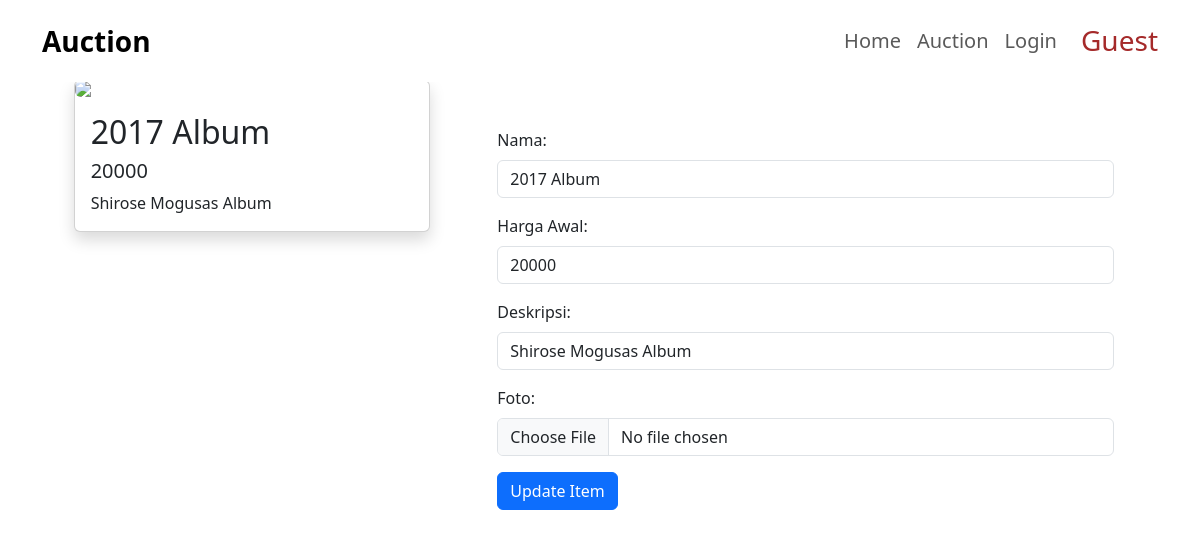
/details_publisher_item.php?id_item=2, run on the app's committed database.
### tables this page shows
CREATE TABLE `item` (
  `id` int(10) NOT NULL,
  `id_publisher` int(11) NOT NULL,
  `name` varchar(70) NOT NULL,
  `startprice` int(30) NOT NULL,
  `cover` longblob DEFAULT NULL,
  `covertype` varchar(255) NOT NULL,
  `deskripsi` text DEFAULT NULL,
  `status` enum('Pending','Approved','Cancelled','Auctioned','Sold') NOT NULL
);

### details_publisher_item.php (the view, shortened to what this page needs)
<?php
include "header.php";
include "koneksi.php";
$item_id = $_SESSION['item_id'];
$qry_detail_item = mysqli_query($conn, "select * from item where id = '" . $item_id . "'");
$dt_item = mysqli_fetch_array($qry_detail_item);
?>
<div class="container" style="margin-top: 5rem;">
    <div class="row justify-content-evenly">
        <div class="col-md-4">
            <div class="card shadow">
            <img src="display_image.php?image_id=<?php echo $dt_item['id']; ?>" class="rounded w-100" />
                <div class="card-body">
                    <h2 class="card-title">
                        <?= $dt_item['name'] ?>
                    </h2>
                    <h5 class="card-title">
                        <?= $dt_item['startprice'] ?>
                    </h5>
                    <p class="card-text">
                        <?= $dt_item['deskripsi'] ?>
                    </p>
                </div>
            </div>
        </div>
        <div class="col-md-7">
            <div class="container mt-5">
                <form id="myForm" enctype="multipart/form-data" method="post" action="proses_update_details.php">
                    <div class="mb-3">
                        <label for="name" class="form-label">Nama:</label>
                        <input type="text" autocomplete="off" name="name" value="<?= $dt_item['name'] ?>"
                            class="form-control" required>
                    </div>
                    <div class="mb-3">
                        <label for="startprice" class="form-label">Harga Awal:</label>
                        <input type="number" autocomplete="off" name="startprice" value="<?= $dt_item['startprice'] ?>"
                            class="form-control" required>
                    </div>
                    <div class="mb-3">
                        <label for="deskripsi" class="form-label">Deskripsi:</label>
                        <input type="text" autocomplete="off" name="deskripsi" value="<?= $dt_item['deskripsi'] ?>"
                            class="form-control" required>
                    </div>
                    <div class="mb-3">
                        <label for="foto" class="form-label">Foto:</label>
                        <input type="file" autocomplete="off" name="foto"  class="form-control">
                    </div>
                    <button type="submit" class="btn btn-primary">Update Item</button>
                </form>
            </div>
        </div>
    </div>
</div>
</body>
</html>

### data on the page
item: name "2017 Album", startprice "20000", deskripsi "Shirose Mogusas Album"
